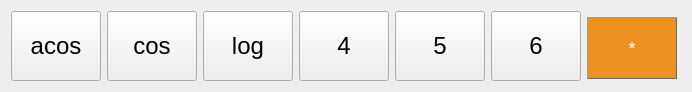
     <widget class="QWidget" name="layoutWidget_5">
      <property name="geometry">
       <rect>
        <x>50</x>
        <y>260</y>
        <width>692</width>
        <height>82</height>
       </rect>
      </property>
      <layout class="QHBoxLayout" name="horizontalLayout_3">
       <item>
        <widget class="QPushButton" name="button_acos">
         <property name="sizePolicy">
          <sizepolicy hsizetype="Fixed" vsizetype="Fixed">
           <horstretch>0</horstretch>
           <verstretch>0</verstretch>
          </sizepolicy>
         </property>
         <property name="minimumSize">
          <size>
           <width>90</width>
           <height>70</height>
          </size>
         </property>
         <property name="maximumSize">
          <size>
           <width>90</width>
           <height>70</height>
          </size>
         </property>
         <property name="baseSize">
          <size>
           <width>90</width>
           <height>70</height>
          </size>
         </property>
         <property name="font">
          <font>
           <pointsize>18</pointsize>
           <italic>false</italic>
           <bold>false</bold>
           <underline>false</underline>
          </font>
         </property>
         <property name="cursor">
          <cursorShape>PointingHandCursor</cursorShape>
         </property>
         <property name="text">
          <string>acos</string>
         </property>
         <property name="shortcut">
          <string>Meta+C</string>
         </property>
        </widget>
       </item>
       <item>
        <widget class="QPushButton" name="button_cos">
         <property name="sizePolicy">
          <sizepolicy hsizetype="Fixed" vsizetype="Fixed">
           <horstretch>0</horstretch>
           <verstretch>0</verstretch>
          </sizepolicy>
         </property>
         <property name="minimumSize">
          <size>
           <width>90</width>
           <height>70</height>
          </size>
         </property>
         <property name="maximumSize">
          <size>
           <width>90</width>
           <height>70</height>
          </size>
         </property>
         <property name="baseSize">
          <size>
           <width>90</width>
           <height>70</height>
          </size>
         </property>
         <property name="font">
          <font>
           <pointsize>18</pointsize>
           <italic>false</italic>
           <bold>false</bold>
           <underline>false</underline>
          </font>
         </property>
         <property name="cursor">
          <cursorShape>PointingHandCursor</cursorShape>
         </property>
         <property name="text">
          <string>cos</string>
         </property>
         <property name="shortcut">
          <string>C</string>
         </property>
        </widget>
       </item>
       <item>
        <widget class="QPushButton" name="button_log">
         <property name="sizePolicy">
          <sizepolicy hsizetype="Fixed" vsizetype="Fixed">
           <horstretch>0</horstretch>
           <verstretch>0</verstretch>
          </sizepolicy>
         </property>
         <property name="minimumSize">
          <size>
           <width>90</width>
           <height>70</height>
          </size>
         </property>
         <property name="maximumSize">
          <size>
           <width>90</width>
           <height>70</height>
          </size>
         </property>
         <property name="baseSize">
          <size>
           <width>90</width>
           <height>70</height>
          </size>
         </property>
         <property name="font">
          <font>
           <pointsize>18</pointsize>
           <italic>false</italic>
           <bold>false</bold>
           <underline>false</underline>
          </font>
         </property>
         <property name="cursor">
          <cursorShape>PointingHandCursor</cursorShape>
         </property>
         <property name="text">
          <string>log</string>
         </property>
         <property name="shortcut">
          <string>L</string>
         </property>
        </widget>
       </item>
       <item>
        <widget class="QPushButton" name="button_4">
         <property name="sizePolicy">
          <sizepolicy hsizetype="Fixed" vsizetype="Fixed">
           <horstretch>0</horstretch>
           <verstretch>0</verstretch>
          </sizepolicy>
         </property>
         <property name="minimumSize">
          <size>
           <width>90</width>
           <height>70</height>
          </size>
         </property>
         <property name="maximumSize">
          <size>
           <width>90</width>
           <height>70</height>
          </size>
         </property>
         <property name="baseSize">
          <size>
           <width>90</width>
           <height>70</height>
          </size>
         </property>
         <property name="font">
          <font>
           <pointsize>18</pointsize>
           <italic>false</italic>
           <bold>false</bold>
           <underline>false</underline>
          </font>
         </property>
         <property name="cursor">
          <cursorShape>PointingHandCursor</cursorShape>
         </property>
         <property name="text">
          <string>4</string>
         </property>
         <property name="shortcut">
          <string>4</string>
         </property>
        </widget>
       </item>
       <item>
        <widget class="QPushButton" name="button_5">
         <property name="sizePolicy">
          <sizepolicy hsizetype="Fixed" vsizetype="Fixed">
           <horstretch>0</horstretch>
           <verstretch>0</verstretch>
          </sizepolicy>
         </property>
         <property name="minimumSize">
          <size>
           <width>90</width>
           <height>70</height>
          </size>
         </property>
         <property name="maximumSize">
          <size>
           <width>90</width>
           <height>70</height>
          </size>
         </property>
         <property name="baseSize">
          <size>
           <width>90</width>
           <height>70</height>
          </size>
         </property>
         <property name="font">
          <font>
           <pointsize>18</pointsize>
           <italic>false</italic>
           <bold>false</bold>
           <underline>false</underline>
          </font>
         </property>
         <property name="cursor">
          <cursorShape>PointingHandCursor</cursorShape>
         </property>
         <property name="text">
          <string>5</string>
         </property>
         <property name="shortcut">
          <string>5</string>
         </property>
        </widget>
       </item>
       <item>
        <widget class="QPushButton" name="button_6">
         <property name="sizePolicy">
          <sizepolicy hsizetype="Fixed" vsizetype="Fixed">
           <horstretch>0</horstretch>
           <verstretch>0</verstretch>
          </sizepolicy>
         </property>
         <property name="minimumSize">
          <size>
           <width>90</width>
           <height>70</height>
          </size>
         </property>
         <property name="maximumSize">
          <size>
           <width>90</width>
           <height>70</height>
          </size>
         </property>
         <property name="baseSize">
          <size>
           <width>90</width>
           <height>70</height>
          </size>
         </property>
         <property name="font">
          <font>
           <pointsize>18</pointsize>
           <italic>false</italic>
           <bold>false</bold>
           <underline>false</underline>
          </font>
         </property>
         <property name="cursor">
          <cursorShape>PointingHandCursor</cursorShape>
         </property>
         <property name="text">
          <string>6</string>
         </property>
         <property name="shortcut">
          <string>6</string>
         </property>
        </widget>
       </item>
       <item>
        <widget class="QPushButton" name="button_mul">
         <property name="sizePolicy">
          <sizepolicy hsizetype="Fixed" vsizetype="Fixed">
           <horstretch>0</horstretch>
           <verstretch>0</verstretch>
          </sizepolicy>
         </property>
         <property name="minimumSize">
          <size>
           <width>90</width>
           <height>70</height>
          </size>
         </property>
         <property name="maximumSize">
          <size>
           <width>90</width>
           <height>70</height>
          </size>
         </property>
         <property name="baseSize">
          <size>
           <width>90</width>
           <height>70</height>
          </size>
         </property>
         <property name="font">
          <font>
           <pointsize>-1</pointsize>
           <italic>false</italic>
           <bold>false</bold>
          </font>
         </property>
         <property name="cursor">
          <cursorShape>PointingHandCursor</cursorShape>
         </property>
         <property name="styleSheet">
          <string notr="true">QPushButton {
background-color: #ed9121;
  border-style: outset;
  border-width: 1px;
  border-color: #646c64;
  color: white;
  
  text-align: center;
  opacity: 0.6;
  margin: 6px, 2px;
  font: 18px;
vertical-align: middle;
}

QPushButton:pressed {
background-color:  #ffc793;
border-style: inset;
}

QPushButton:hover {
opacity: 1
}</string>
         </property>
         <property name="text">
          <string>*</string>
         </property>
         <property name="shortcut">
          <string>*</string>
         </property>
        </widget>
       </item>
      </layout>
     </widget>
